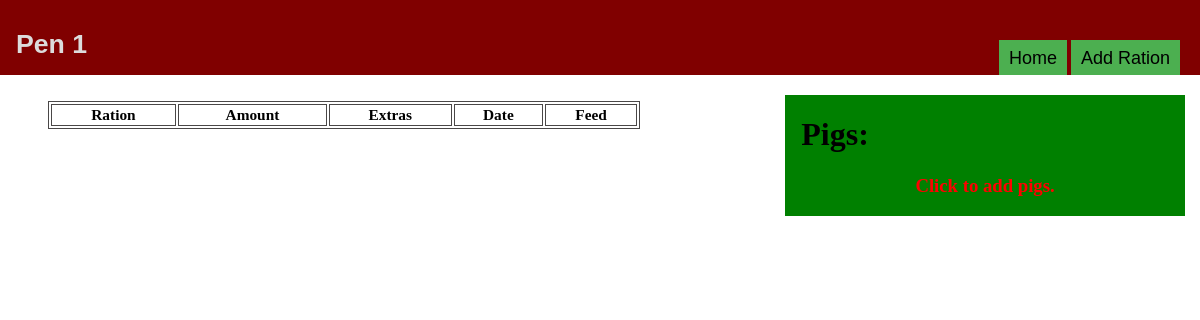
Before: /pigs/pen1/ (signed in) with the older database file.
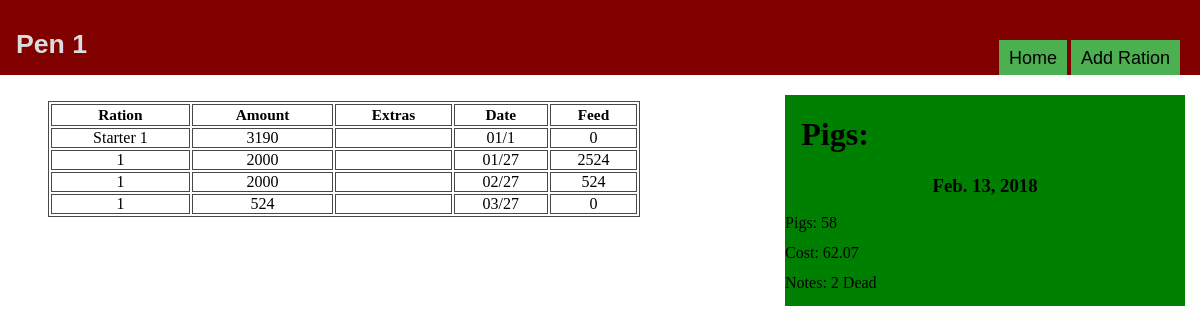
After: the same page with the newer database file.
### pigs/models.py (models this page shows, shortened)
class Pigpen(models.Model):
    pen = models.CharField(max_length=2,primary_key=True)
    def __str__(self):
        return str(self.pen)
    class Meta:
        ordering = ['pen']

class Pigsinpen(models.Model):
    pigpen = models.ForeignKey(Pigpen,on_delete=models.CASCADE)
    pigs = models.PositiveIntegerField()
    pig_cost_total = models.DecimalField(max_digits=6,decimal_places=2)
    date = models.DateTimeField()
    notes = models.CharField(max_length = 300,blank=True,null = True)

class pigration(models.Model):
    pigpen = models.ForeignKey(Pigpen, on_delete= models.CASCADE)
    ration = models.ForeignKey(Ration, on_delete=models.CASCADE,to_field='ration_number')
    ration_price = models.DecimalField(max_digits=19, decimal_places=4)
    pigsinapen = models.CharField(max_length=4)
    extras = models.CharField(max_length=15, null = True, blank=True)
    ration_amount = models.IntegerField()
    date = models.DateTimeField(blank=True)

class Ration(models.Model):
    id = models.PositiveIntegerField(primary_key=True)
    ration_number = models.CharField(max_length=15, unique=True)
    feed_per_pig = models.CharField(max_length=3,default = 55)
    created = False
    def __str__(self):
      return self.ration_number
    class Meta:
        ordering = ['feed_per_pig']

### pigs/views.py (the view)
# urls.py: url(r'^pen(?P<pk>[0-9]+)/$', views.penview.as_view(), name = 'pen'),
class penview(LoginRequiredMixin, generic.DetailView):
    model = Pigpen
    template_name = 'pigs/penview.html'
    def get_context_data(self, **kwargs):
        context = super().get_context_data(**kwargs)
        context['pens'] = Pigpen.objects.all()
        context['latestpigs'] = getlatestpigchange(self.kwargs['pk'],1)
        return context

### pigs/templatetags/appfilters.py (called while the page is built)
@register.simple_tag
def getfeed(ration,pigpen,inpen,date):
    rat = pigration.objects.filter(pigpen=pigpen).filter(ration=ration).filter(date__lte=date).aggregate(Sum('ration_amount'))
    feed = rat['ration_amount__sum']
    amount = int(Ration.objects.values_list('feed_per_pig', flat = True).get(ration_number=ration))
    try:
        pigs = int(Pigsinpen.objects.filter(pigpen=pigpen).filter(id=inpen).values_list('pigs', flat =True).latest('date'))
    except:
        pigs = 0
    return amount*pigs-feed

@register.filter
def divide(value,key):
        return round(value / key,2)

### pigs/views.py (called while the page is built)
def getlatestpigchange(pigpen,number):
    try:
        latestpigs = Pigsinpen.objects.values('id','pigs','pig_cost_total','date','notes').filter(pigpen=pigpen).order_by('-date')[:number]
    except:
        latestpigs = '0'
    return latestpigs

### pigs/templates/pigs/penview.html (shortened to what this page needs)
﻿<!DOCTYPE html>
{% load static %}
{% load appfilters %}
<link rel="stylesheet" type="text/css" href="{% static 'pigs/penviewstyles.css'%}" />
<link rel="stylesheet" type="text/css" href="{% static 'pigs/Generalstyles.css' %}" />
<link rel="stylesheet" href="https://cdnjs.cloudflare.com/ajax/libs/font-awesome/4.7.0/css/font-awesome.min.css">
<html lang="en" xmlns="http://www.w3.org/1999/xhtml">
<head>
</head>
<body>
    <div class="sidebar col-4 col-m-3 col-s-5">
        <a class="col-3 col-m-3 nostyle" href="{%url 'pigs:pigsforpen' pigpen %}"><h1>Pigs:</h1></a>
        {% for pig in latestpigs %}
            <a class="nostyle rightclick" href="#" >
                <h3>{{pig.date|date}}</h3>
                <p>Pigs: {{pig.pigs}}</p>
                <p class="sidebarp">Cost: {{pig.pig_cost_total|divide:pig.pigs}}</p>
                {%if pig.notes%}
                <p class="sidebarp sidebarphover">Notes: {{pig.notes}}</p>{%endif%}
                </a>
            {%empty %}
                <h3><a class="nopigs" href="{% url 'pigs:addpigs' pigpen %}">Click to add pigs.</a></h3>
            {%endfor%}
        </div>
        <div class="content">
            <div class="header">
                <div class="dropdown">
                    <button class="headerdropbtn"><h1 id="pen">Pen {{pigpen}}</h1></button>
                </div>
                <div class="headerbuttons">
                    <button class="dropbtn"><a class="nostyle" href="{% url 'pigs:index' %}">Home</a></button>
                    <button class="dropbtn"><a class="nostyle" href="{% url 'pigs:addration' pigpen %}">Add Ration</a></button>
                </div>
            </div>
            <table class="col-6 col-m-6 col-s-12 sortable">
                <tr>
                    <th class="col-s-2">Ration</th>
                    <th class="col-s-3">Amount</th>
                    <th class="col-s-2">Extras</th>
                    <th class="col-m-3 col-s-2">Date</th>
                    <th class="col-s-3">Feed</th>
                </tr>
                {% for pig in pigpen.pigration_set.all %}
                <tr>
                    <td><a class="rightclicktable" id="{{forloop.counter}}" href="{% url 'pigs:updateration' pig.pigpen pig.id %}">{{pig.ration}}</a></td>
                    <td><a class="rightclicktable" id="{{forloop.counter}}" href="{% url 'pigs:updateration' pig.pigpen pig.id %}">{{pig.ration_amount}}</a></td>
                    <td class="overflow">{{pig.extras|default_if_none:""}}</td>
                    <td><a class="rightclicktable" id="{{forloop.counter}}" href="{% url 'pigs:updateration' pig.pigpen pig.id %}">{{pig.date|date:'m/j'}}</a></td>
                    {% getfeed pig.ration pig.pigpen pig.pigsinapen pig.date as feed %}
                    <td><a class="rightclicktable" id="{{forloop.counter}}" href="{% url 'pigs:updateration' pig.pigpen pig.id %}">{{feed}}</a></td>
                </tr>
                {%endfor%}
            </table>
        </div>
</body>
</html>

### pigs/static/pigs/penviewstyles.css (style rules this page uses)
body { padding-top:75px; padding-bottom:60px; }
@media only screen and (min-width: 400px) { table { margin-left:30px; } }
@media only screen and (min-width: 768px) { table { margin-left:40px; } }
.sidebar { background:green; top:95px; position:fixed; right:15px; z-index:100; }
.sidebar h1 { text-align:center; }
.sidebar p { line-height:14px; }
.sidebar a { color:black; }
.sidebar h3 { text-align:center; }
.sidebarp { white-space:nowrap; }
.header { position:fixed; background-color:maroon; color:white; right:0; left:0; top:0; padding:0 10px 0 10px; height:75px; z-index:99; }
.header h1 { position:relative; top:20px; line-height:10px; color:gainsboro; }
.headerdropbtn { background-color:maroon; border:none; }
table, th, td { border:.9px solid #4a4747; cursor:default; font-size:1em; }
td a { display: block; text-align:center; padding:0; text-decoration: none; color:black; cursor:pointer; }
th { font-size:.96em; }
td { padding:0; cursor:pointer; }
.headerbuttons { text-align:right; position:fixed; top:40px; z-index:99; right:20px; }
.dropbtn { background-color: #4CAF50; color: white; padding:10px; line-height:10px; height:35px; font-size: 18px; border: none; cursor: pointer; }
.dropdown { position: relative; display: inline-block; transition:ease-in-out; }
.dropbtn a { color:white; }
td.overflow { overflow: hidden; white-space: nowrap; text-overflow: ellipsis; max-width:4ch; }

### pigs/static/pigs/Generalstyles.css (style rules this page uses)
@media screen and (min-width: 768px) { .col-3 { width: 25%; } }
@media screen and (min-width: 768px) { .col-4 { width: 33.33%; } }
@media screen and (min-width: 768px) { .col-6 { width: 50%; } }
a.nostyle { text-decoration:none; color:black; cursor:pointer; display:block; }

Changed rows visible on the page:
added Pigsinpen: date "Feb. 13, 2018", pigs "58", pig_cost_total|divide "62.07", notes "2 Dead"
added pigration: ration "Starter 1", ration_amount "3190", date "01/1", feed "0"
added pigration: ration "1", ration_amount "2000", date "01/27", feed "2524"
added pigration: ration "1", ration_amount "2000", date "02/27", feed "524"
added pigration: ration "1", ration_amount "524", date "03/27", feed "0"
